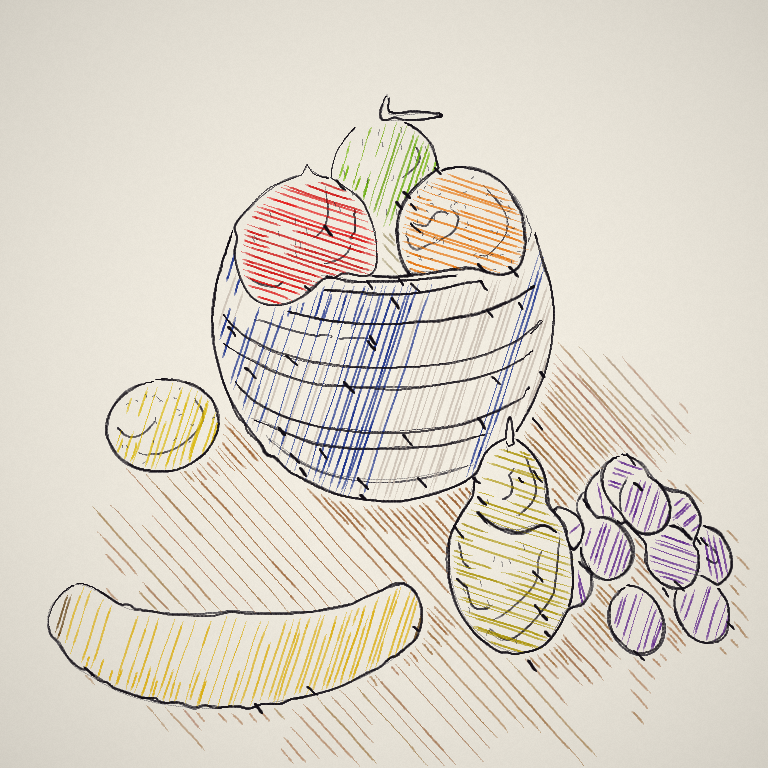
#> input picture ai_hands/examples/fruit_bowl_colour.png, 768 x 768 px
$ python -i styles.py   (imports and definitions only)
#> lines starting #> are read from the running program, lines starting #| are printed output that depends on the picture
"""Style presets, reference-image analysis, style selection, and character design."""
from __future__ import annotations

import hashlib
import random
import re
from dataclasses import dataclass
from pathlib import Path

import numpy as np
from PIL import Image, ImageFilter

from .models import CharacterSheet, StyleProfile

# [33 lines that did not run here, left out]

_STYLE_KEYWORDS = {
    "sketch_painterly": ("sketch", "sketchy", "painterly", "raw", "gritty", "rough", "loose", "scar", "brooding", "dark romance"),
    "korean_manhwa": ("romance", "drama", "office", "school", "love", "cafe", "café", "family", "slice of life", "korean", "webtoon", "manhwa", "realistic"),
    "cinematic_3d": ("cinematic", "realistic", "film", "3d", "depth", "moody", "noir", "atmospheric", "city", "neon", "rain"),
    "cel_shaded": ("cel", "ink", "retro", "90s", "gritty", "manga", "black and white", "screentone", "yakuza", "thriller"),
    "fantasy_action": ("fantasy", "magic", "sword", "dragon", "battle", "fight", "hunter", "dungeon", "spell", "demon",
                       "monster", "kingdom", "mage", "knight", "power", "awaken", "war", "blade", "slash"),
    "webtoon_digital": ("comedy", "friend", "campus", "daily", "chibi", "cute"),
}


@dataclass
class ReferenceInfo:
    name: str
    palette: list[tuple[int, int, int]]
    saturation: float
    contrast: float
    edge_density: float
    focus_x: float            # ink / dark mass centroid, 0..1
    focus_y: float
    width: int
    height: int


def analyze_image(path: Path) -> ReferenceInfo:
    """Statistics of a user sketch / reference image that steer style, palette and composition."""
    img = Image.open(path)
#> img is the input picture: PIL image 768x768 RGB; mean R, G, B 220, 213, 200.7
    img.load()
    if img.mode in ("RGBA", "LA", "P"):
        bg = Image.new("RGB", img.size, (255, 255, 255))
        rgba = img.convert("RGBA")
        bg.paste(rgba, mask=rgba.getchannel("A"))
        img = bg
    img = img.convert("RGB")
    w, h = img.size
#> w = 768; h = 768
    img.thumbnail((256, 256))
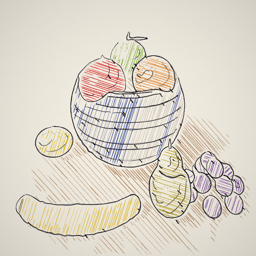
#> img: PIL image 256x256 RGB; mean R, G, B 220, 213, 200.7
    arr = np.asarray(img, dtype=np.float32) / 255.0
    lum = arr @ np.array([0.2126, 0.7152, 0.0722], dtype=np.float32)
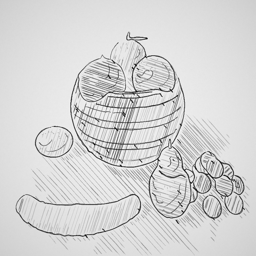
#> lum: shape (256, 256) float32; min 0.0359, max 0.995, mean 0.838
    mx, mn = arr.max(axis=2), arr.min(axis=2)
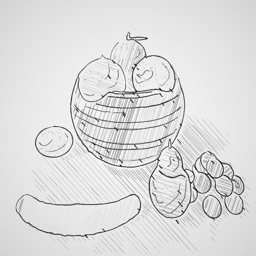
#> mx: shape (256, 256) float32; min 0.0588, max 1, mean 0.866
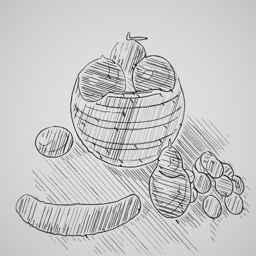
#> mn: shape (256, 256) float32; min 0.0314, max 0.941, mean 0.784
    sat = float(np.mean(np.where(mx > 0.05, (mx - mn) / np.maximum(mx, 1e-3), 0)))
#> sat = 0.0957
    contrast = float(np.percentile(lum, 95) - np.percentile(lum, 5))
#> contrast = 0.337
    gray = img.convert("L").filter(ImageFilter.FIND_EDGES)
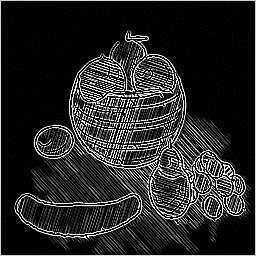
#> gray: PIL image 256x256 L; min 0, max 255, mean 38.5
    edge = float(np.mean(np.asarray(gray, dtype=np.float32) > 40))
#> edge = 0.234
    ink = np.clip((np.median(lum) - lum) * 2.0, 0, 1) if np.median(lum) > 0.5 else np.clip(lum - np.median(lum), 0, 1)
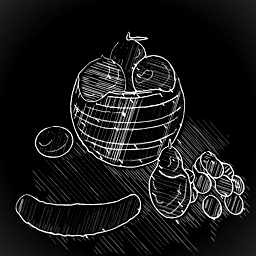
#> ink: shape (256, 256) float32; min 0, max 1, mean 0.0925
    tot = float(ink.sum())
#> tot = 6063.5
    if tot > 1e-3:
        ys, xs = np.mgrid[0:lum.shape[0], 0:lum.shape[1]]
        fx = float((ink * xs).sum() / tot) / lum.shape[1]
#> fx = 0.545
        fy = float((ink * ys).sum() / tot) / lum.shape[0]
#> fy = 0.573
    else:
        fx = fy = 0.5
    q = img.quantize(colors=5, method=Image.Quantize.MEDIANCUT).convert("RGB")
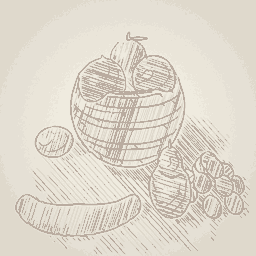
#> q: PIL image 256x256 RGB; mean R, G, B 223.2, 216.7, 204.7
    cols = sorted(q.getcolors(65536) or [], reverse=True)
#> cols = [(19051, (223, 217, 204)), (17195, (229, 224, 213)), (11702, (234, 229, 217)), (9488, (186, 172, 160)), (8100, (239, 235, 223))]
    palette = [c for _, c in cols[:5]]
#> palette = [(223, 217, 204), (229, 224, 213), (234, 229, 217), (186, 172, 160), (239, 235, 223)]
#> (the run stopped early here; a loop or call above may not have finished)

$ run again, on ai_hands/examples/portrait_comparison.png
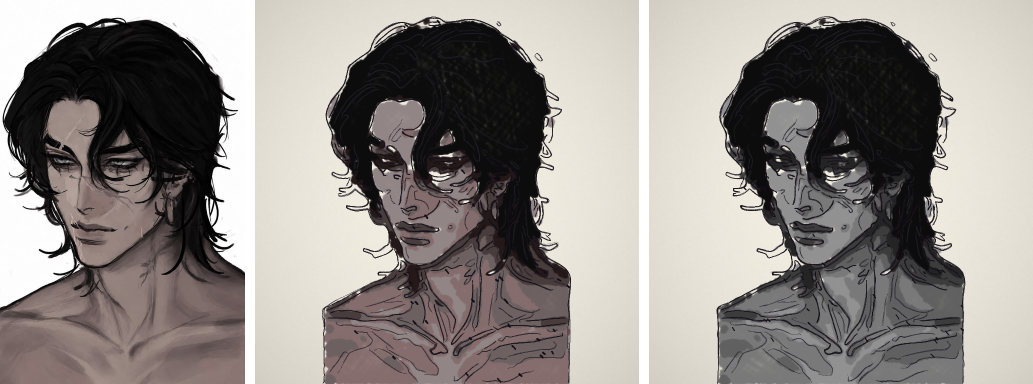
#> input picture ai_hands/examples/portrait_comparison.png, 2066 x 768 px (shown at 1/2 size)
#> in analyze_image, img is the input picture: PIL image 2066x768 RGB; mean R, G, B 145.7, 140.4, 136.1
#> img: PIL image 256x95 RGB
#> sat = 0.0688
#> contrast = 0.949
#> edge = 0.199
#> in analyze_image, `ink = np.clip((np.median(lum) - lum) * 2.0, 0, 1) if np.median(lum) > ..`:
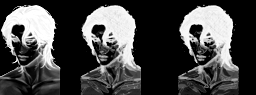
#> ink: shape (95, 256) float32; min 0, max 1, mean 0.281
#> tot = 6832.1
#> fx = 0.467
#> fy = 0.419
#> in analyze_image, `q = img.quantize(colors=5, method=Image.Quantize.MEDIANCUT).convert("R..`:
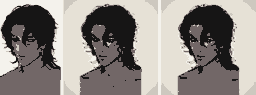
#> q: PIL image 256x95 RGB; mean R, G, B 144.7, 139.1, 134.6
#> cols = [(8000, (230, 225, 214)), (7160, (114, 103, 103)), (5957, (22, 21, 21)), (1911, (244, 242, 236)), (1292, (205, 200, 191))]
#> palette = [(230, 225, 214), (114, 103, 103), (22, 21, 21), (244, 242, 236), (205, 200, 191)]

$ run again, on ai_hands/examples/portrait_ink_wash.png
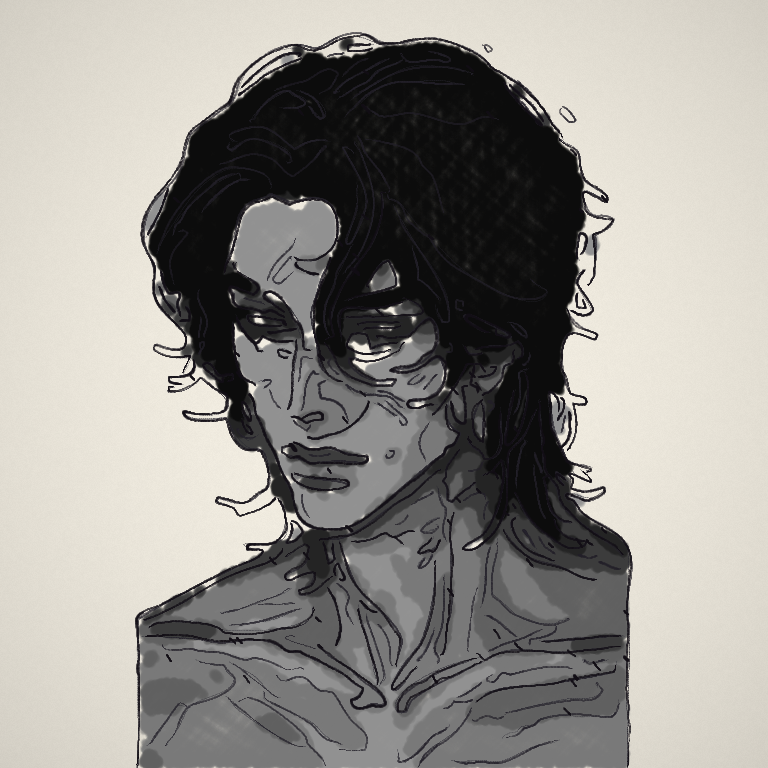
#> input picture ai_hands/examples/portrait_ink_wash.png, 768 x 768 px
#> in analyze_image, img is the input picture: PIL image 768x768 RGB; mean R, G, B 149.8, 147.2, 141.9
#> img: PIL image 256x256 RGB
#> sat = 0.05
#> contrast = 0.86
#> edge = 0.139
#> in analyze_image, `ink = np.clip((np.median(lum) - lum) * 2.0, 0, 1) if np.median(lum) > ..`:
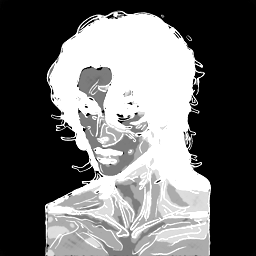
#> ink: shape (256, 256) float32; min 0, max 1, mean 0.423
#> tot = 27711
#> fx = 0.51
#> fy = 0.53
#> in analyze_image, `q = img.quantize(colors=5, method=Image.Quantize.MEDIANCUT).convert("R..`:
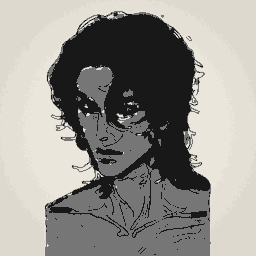
#> q: PIL image 256x256 RGB; mean R, G, B 150.4, 147.8, 142.7
#> cols = [(16584, (24, 24, 25)), (15503, (118, 118, 118)), (12274, (229, 224, 213)), (12190, (222, 217, 207)), (8985, (235, 230, 219))]
#> palette = [(24, 24, 25), (118, 118, 118), (229, 224, 213), (222, 217, 207), (235, 230, 219)]
